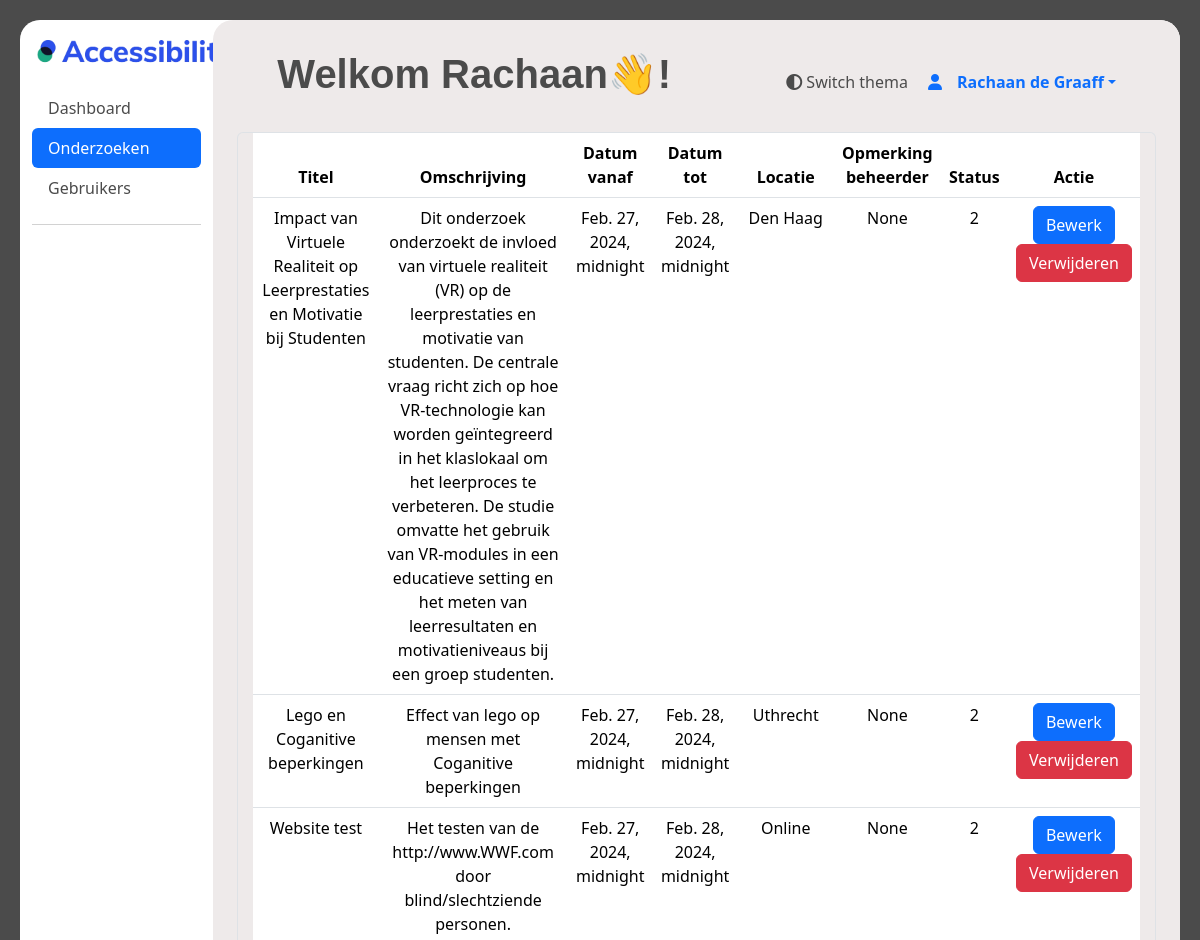
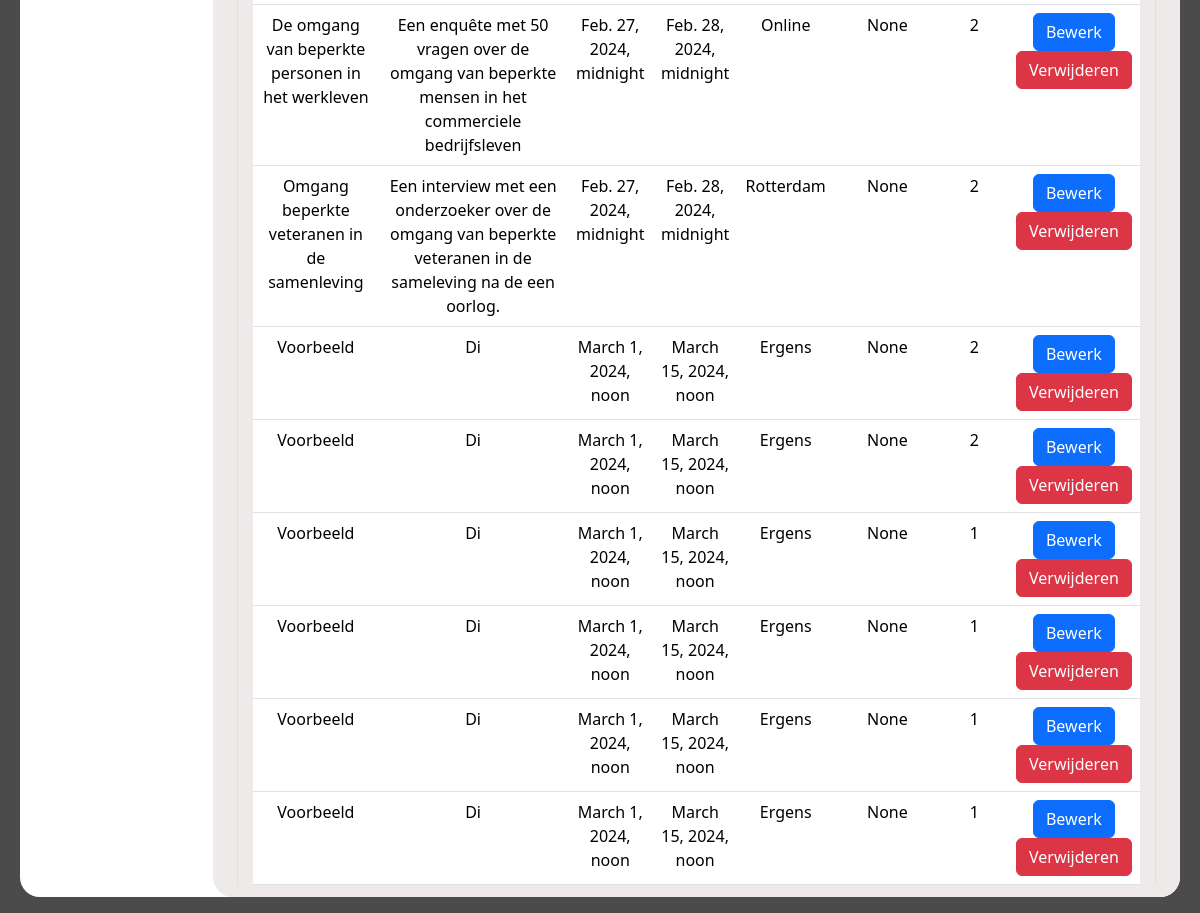
Before: /beheerder/onderzoeken (signed in) with the older database file (2 pictures, top to bottom).
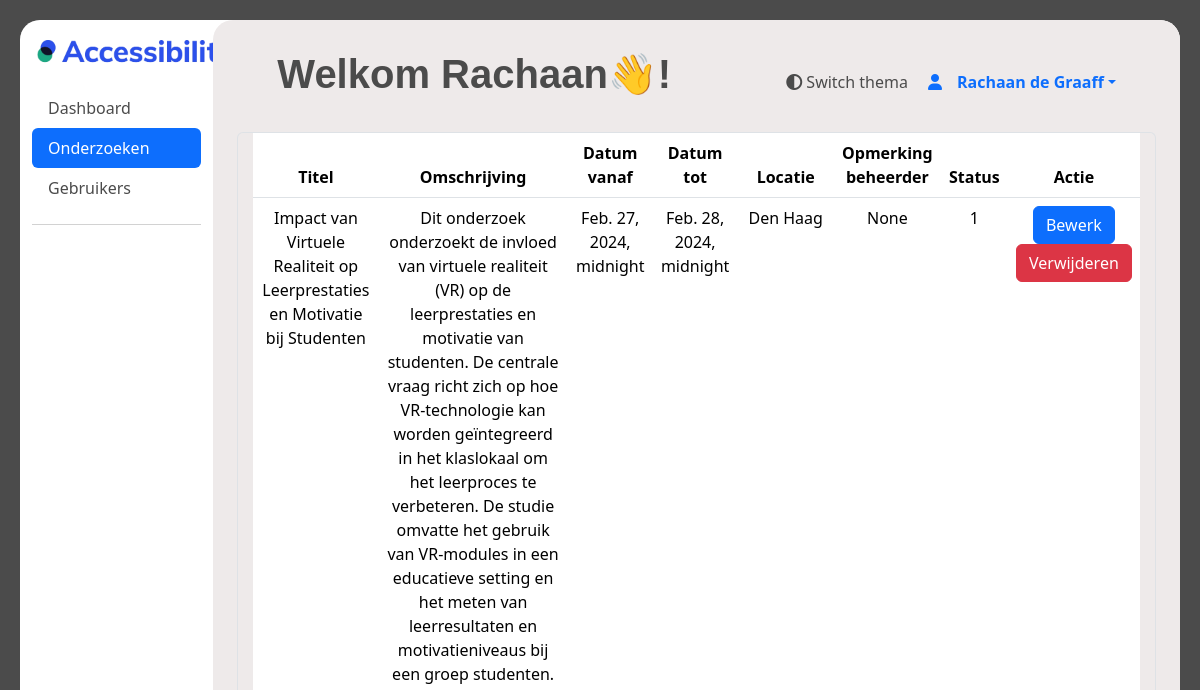
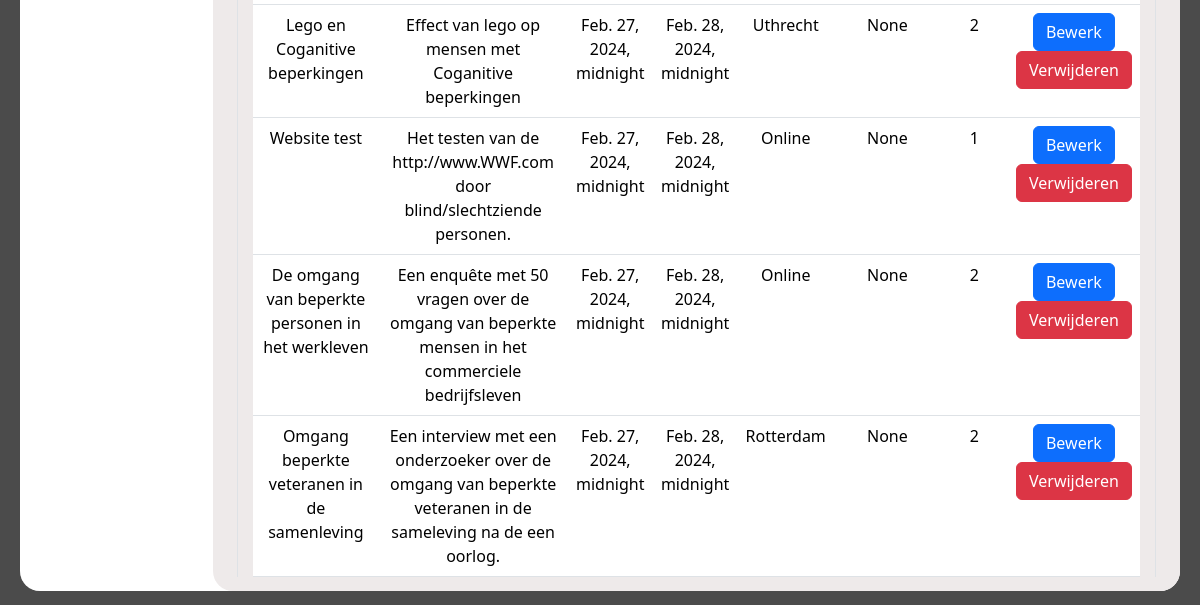
After: the same page with the newer database file (2 pictures, top to bottom).
### ervaringsdeskundige/models.py (models this page shows, shortened)
class User(AbstractUser):
    first_name = models.CharField(max_length=100)
    last_name = models.CharField(max_length=100)
    postcode = models.CharField(max_length=10)
    geslacht = models.CharField(max_length=10, choices=[('M','Man'),('V', 'Vrouw'), ('0', 'Anders')])
    email = models.EmailField()
    telefoonnummer = models.CharField(max_length=100)
    geboortedatum = models.DateField()
    gebruikte_hulpmiddelen = models.TextField(max_length=200)
    bijzonderheden = models.TextField(max_length=100, default='', blank=True)
    beschikbaar_vanaf = models.DateTimeField()
    beschikbaar_tot = models.DateTimeField()
    bijzonderheden_beschikbaarheid = models.TextField(max_length=100, blank=True)
    username = models.CharField(max_length=100, unique=True)
    voorkeur_benadering = models.CharField(max_length=20)
    status = models.CharField(max_length=10, default=1)
    opmerking_verwijderd = models.TextField(blank=True, null=True)
    datum_goedgekeurd = models.DateTimeField(blank=True, null=True)
    goedegekeurd_door = models.CharField(max_length=100, null=True)
    groups = models.ManyToManyField(
        Group,
        verbose_name='groups',
        related_name='user_groups',
        blank=True,
        help_text='The groups this user belongs to. A user will get all permissions granted to each of their groups.',
        related_query_name='user',
    )
    user_permissions = models.ManyToManyField(
        Permission,
        verbose_name='user permissions',
        related_name='user_user_permissions',
        blank=True,
        help_text='Specific permissions for this user.',
        related_query_name='user',
    )

### main/models.py (models this page shows)
class Onderzoeken(models.Model):
    onderzoeks_id = models.AutoField(primary_key=True)
    organisatie = models.ForeignKey('Organisaties', models.DO_NOTHING)
    status = models.IntegerField(default=1)
    titel = models.TextField()
    omschrijving = models.TextField()
    datum_vanaf = models.DateTimeField()
    datum_tot = models.DateTimeField()
    soort_onderzoek = models.IntegerField()
    locatie = models.TextField(blank=True, null=True)
    met_beloning = models.IntegerField()
    beloning = models.TextField(blank=True, null=True)
    doelgroep_leeftijd_van = models.IntegerField()
    doelgroep_leeftijd_tot = models.IntegerField()
    contact_opgenomen = models.IntegerField(default=0)
    opmerkingen_beheerder = models.IntegerField(blank=True, null=True)
    type_onderzoek = models.ForeignKey('TypeOnderzoek', models.DO_NOTHING, db_column='type_onderzoek')
    class Meta:
        managed = False
        db_table = 'Onderzoeken'

### beheerder/views.py (the view)
# urls.py: path('onderzoeken', views.onderzoeken, name="onderzoeken"),
@staff_member_required
def onderzoeken(request):
    onderzoeken = Onderzoeken.objects.values('titel', 'omschrijving','datum_vanaf', 'datum_tot', 'locatie', 'status', 'opmerkingen_beheerder', 'onderzoeks_id')
    return render(request, 'beheerder/onderzoeken.html', {'onderzoeken': onderzoeken})

### templates/beheerder/onderzoeken.html (shortened to what this page needs)
{% extends "beheerder/inner_base.html" %}
{% block menu_active %}
<ul class="nav nav-pills flex-column mb-auto">
  <li class="nav-item">
    <a href="/beheerder/dashboard" class="nav-link menu_text" >
      Dashboard
    </a>
  </li>
  <li>
    <a href="/beheerder/onderzoeken" class="nav-link active" aria-current="page">
      Onderzoeken
    </a>
  </li>
  <li>
    <a  href="/beheerder/users" class="nav-link menu_text">
      Gebruikers
    </a>
  </li>
</ul>
{% endblock %}
{% block inner_content %}
            <br>
            <div class="container rounded-top border border-bottom-0 text-center">
                <table class="table">
                      <thead>
                      <tr>
                          <th scope="col">Titel</th>
                          <th scope="col">Omschrijving</th>
                          <th scope="col">Datum vanaf</th>
                          <th scope="col">Datum tot</th>
                          <th scope="col">Locatie</th>
                          <th scope="col">Opmerking beheerder</th>
                          <th scope="col">Status</th>
                          <th scope="col">Actie</th>
                      </tr>
                      </thead>
                      <tbody>
                        {% for onderzoek in onderzoeken %}
                            <tr>
                                <td>{{ onderzoek.titel }}</td>
                                <td>{{ onderzoek.omschrijving }}</td>
                                <td>{{ onderzoek.datum_vanaf }}</td>
                                <td>{{ onderzoek.datum_tot }}</td>
                                <td>{{ onderzoek.locatie }}</td>
                                <td>{{ onderzoek.opmerkingen_beheerder }}</td>
                                <td>{{ onderzoek.status }}</td>
                                <td>
                                    <button type="button" class="btn btn-primary" onclick="window.location.href='/beheerder/dashboard/research/{{ onderzoek.onderzoeks_id }}/edit';">Bewerk</button>
                                    <a href="{% url 'verwijder_onderzoek' onderzoek.onderzoeks_id %}" class="btn btn-danger">Verwijderen</a>
                                </td>
                            </tr>
                        {% endfor %}
                      </tbody>
                  </table>
              </div>
{% endblock %}

### templates/beheerder/inner_base.html (shortened to what this page needs)
{% extends "ervaringsdeskundige/base.html" %}
{% load static %}
{% block content %}
<div class="container-fluid" style="height: 94vh;">
    <div class="row">
        <nav id="sidebar" class="col-md-3 col-lg-2 d-md-block sidebar">
          <a href="#">
            <img style="margin: 20px; margin-left: 5px;" src="{% static 'images/logo_accessibility.png' %}" width="200px" alt="Logo van Accessibility">
          </a>
            <div class="position-sticky">
              {% block menu_active %}{% endblock %}
              <hr>
            </div>
        </nav>
        <div style="height: 94vh;" id="dashboard_main" class="col-md-9 ms-sm-auto col-lg-10 px-md-4">
         <div id="dashboard_overflow">
          <main>
          <div class="text-center" style="padding-top: 20px;">
            <div>
                <div id="search" style="height: 20px;">
                    <a  style="margin-right: 20px;cursor: pointer;" onclick="toggleTheme()" tabindex="0"><i class="fa-solid fa-circle-half-stroke"></i>      Switch thema </a>
                    <div class="dropdown">
                      <a href="#" class="d-flex align-items-center text-decoration-none dropdown-toggle" id="dropdownUser2" data-bs-toggle="dropdown" aria-expanded="false" aria-label="dropdown menu met dashboard, profiel en loguit opties">
                        <i class="fa-solid fa-user" style="padding-right: 15px;" width="32" height="32" class="rounded-circle me-2"></i>
                        <strong>{{ user.first_name}} {{ user.last_name}}</strong>
                      </a>
                    </div>
                </div>
             <h1 style="margin: 10px; margin-left: 40px;" class="text-start extra-bold-header">Welkom {{ user.first_name }}👋!</h1>
            </div>
            {% block inner_content %}{% endblock %}
            </div>
          </main>
         </div>
        </div>
    </div>
</div>
{% endblock %}

### templates/ervaringsdeskundige/base.html (shortened to what this page needs)
{% load static %}
<!doctype html>
<html lang="nl">
    <head>
        {% block head %}
        <link rel="stylesheet" href="https://cdnjs.cloudflare.com/ajax/libs/font-awesome/4.7.0/css/font-awesome.min.css">
        <link href="https://cdn.jsdelivr.net/npm/bootstrap@5.3.2/dist/css/bootstrap.min.css" rel="stylesheet">
        <link href="{% static 'css/main.css' %}" rel="stylesheet">
        {% endblock %}
    </head>
  <body>
    <div class="dashboard-container">
    <div class="content" id="content">{% block content %}{% endblock %}</div>
  </div>
  </body>
</html>

### static/css/main.css (style rules this page uses)
:root { --background-light: #f5f5f5; --background-dark: #1f1f1f; --text-light: #4b4b4b; --text-dark: #ffffff; --accent-light: #9faecb; --accent-dark: #848484; --card-background-light: #ffffff; --card-background-dark: #393a69; --card-shadow-light: #bbbbbb; --card-shadow-dark: #7a7a7a; --border-light: #dddddd; --border-dark: #333333; --link-light: #007bff; --link-dark: #ff7f50; }
#content, .table, #dashboard_main, .rectangle, .card_stat, #custom_cont { transition: background-color 0.5s ease, color 0.3s ease, border-radius 0.5s ease; }
.container { margin-right: auto; margin-left: auto; padding-right: 15px; padding-left: 15px; width: 100%; }
@media (min-width: 576px) { .container { max-width: 540px; } }
@media (min-width: 768px) { .container { max-width: 720px; } }
@media (min-width: 992px) { .container { max-width: 960px; } }
@media (min-width: 1200px) { .container { max-width: 1140px; } }
#search { margin-top: 10px; margin-right: 30px; float: right; justify-content: space-between; display: flex; padding: 10px; height: 80px; }
.content:not(.dark) { background-color: var(--border-light); color: var(--tekst-light); border-radius: 10px; }
.table { padding: 10px; }
body:not(.dark) { background-color: var(--text-light); color: var(--text-light); }
#content:not(.dark) { background-color: var(--text-dark); border-radius: 20px; }
.dashboard-container { background-color: #838383; margin: 20px; border-radius: 20px; height: 100%; }
#sidebar { border-radius: 20px; }
#dashboard_main:not(.dark) { border-radius: 20px; background-color: #eeeaea; }
h1:not(.dark) { color: var(--tekst-light); }
#dashboard_overflow { overflow-y: auto; overflow-x: hidden; max-height: 94vh; height: 100%; }
.extra-bold-header { font-family: 'Inner', sans-serif; font-weight: 800; color: #4b4b4b; }
.menu_text:not(.dark) { color: var(--text-light); }

Changed rows visible on the page:
removed Onderzoeken: titel "Voorbeeld", omschrijving "Di", datum_vanaf "March 1, 2024, noon", datum_tot "March 15, 2024, noon", locatie "Ergens", opmerkingen_beheerder "None", status "2"
removed Onderzoeken: titel "Voorbeeld", omschrijving "Di", datum_vanaf "March 1, 2024, noon", datum_tot "March 15, 2024, noon", locatie "Ergens", opmerkingen_beheerder "None", status "2"
removed Onderzoeken: titel "Voorbeeld", omschrijving "Di", datum_vanaf "March 1, 2024, noon", datum_tot "March 15, 2024, noon", locatie "Ergens", opmerkingen_beheerder "None", status "1"
removed Onderzoeken: titel "Voorbeeld", omschrijving "Di", datum_vanaf "March 1, 2024, noon", datum_tot "March 15, 2024, noon", locatie "Ergens", opmerkingen_beheerder "None", status "1"
removed Onderzoeken: titel "Voorbeeld", omschrijving "Di", datum_vanaf "March 1, 2024, noon", datum_tot "March 15, 2024, noon", locatie "Ergens", opmerkingen_beheerder "None", status "1"
removed Onderzoeken: titel "Voorbeeld", omschrijving "Di", datum_vanaf "March 1, 2024, noon", datum_tot "March 15, 2024, noon", locatie "Ergens", opmerkingen_beheerder "None", status "1"
changed Onderzoeken "Impact van Virtuele Realiteit op Leerprestaties en Motivatie bij Studenten": status "2" → "1"
changed Onderzoeken "Website test": status "2" → "1"
